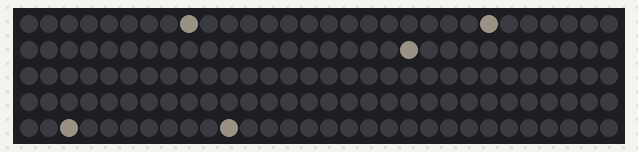
This sketch was run on a simulated Arduino Uno, built with avr-gcc and run on an emulated ATmega328P. Shown: 150 RGB LEDs in strip order, left to right, continuing on the next row. Dim RGB values are drawn brighter than linear; random numbers use the default seed unless the sketch sets one.

Above: at 0.05 s.

The sketch:

christmasLights.ino
```cpp
#include "FastLED.h"

#define NUM_LEDS 150
#define NUM_COLORS 5
#define DATA_PIN 3
CRGB leds[NUM_LEDS];
int colorList[][3] = {{16,0,0}, {0,16,0}, {16,16,0}, {0,16,16}, {0,0,16}};
int* color;
boolean needsManipulated[NUM_LEDS];


void setup() {
    FastLED.addLeds<NEOPIXEL, DATA_PIN>(leds, NUM_LEDS);

}

/*
  flash(speed, loops)
  glow(loops, speed (sin+x))
  runToLight(rate (delay), spacing, loops)
  runtoBlack(rate (delay), spacing, loops)
  sparkle(rate (mod), loops)
  shootingStar(delay)
  twinkle(time (~seconds), prominence (1-10))
  shiftColors(rate (delay), loops, boolean reverse)
  shootingStarSparkleTail(spd (delay)
*/


void loop() {
  mainLoop();
}

void mainLoop(){
  flash(200,2000);

  /*
  glow(1500,.15);
  runToLight(100, random(8,32), random(20, 100));
  randomContinuousSparkle(200, 200);
  runToBlack(random(100,200), random(8,32), random(20,200));
  sparkle(random(10, 20), random(25, 150));
  shiftColors(random(200, 500), random(20, 100), false);
  runToLight(100, random(8,32), random(20,200));
  sparkle(random(5, 10),random(25,200));
  sparkle(random(10,20), random(25, 150));
  twinkle(random(25,50), random(4,6));
  */
}

void demo(){

}

void flash (int spd, int loops){
  int numberOfFlashes;

  for (int i=0; i<loops; i++){
    numberOfFlashes = random(1,10);
    if (i%spd==0) for (int j=0; j<numberOfFlashes; j++) leds[random(0, NUM_LEDS)] = CRGB(24,24,24);
    int color = random(0,3);
    for (int j=0; j<NUM_LEDS; j++){
       if (color<1) dimRGB(j,1,2,4);
       else if (color>=1 && color<2) dimRGB(j,2,4,1);
       else dimRGB(j,4,1,2);
      }

  FastLED.show();
  delay(100);
  }
  for (int i=0; i<16; i++) dimAll(1);


}


void glow(int loops, double spd){
  double x[NUM_LEDS]; //x translation on sin
  for (int i=0; i<NUM_LEDS; i++) x[i] = random(0,6.28);


  for (int i=0; i<loops; i++){

    //mainloop
    for (int j=0; j<NUM_LEDS; j++){
     leds[j]=CRGB(
       colorOf(j)[0] * (sin(x[j])+1) / 2,
       colorOf(j)[1] * (sin(x[j])+1) / 2,
       colorOf(j)[2] * (sin(x[j])+1) / 2);
     x[j]=x[j]+spd;
    }

      FastLED.show();
      delay(100);
    }


}


void randomContinuousSparkle(int loops, int spd){
  int lastLED = -1, flickerLED = 0;

  for (int j=0; j<loops; j++){
    light(flickerLED);
    flickerLED = random(0, NUM_LEDS);
    leds[flickerLED] = CRGB(24,24,24);

    dimAll(1);

    FastLED.show();
    delay(spd);

  }

}

void shootingStarSparkleTail(int spd){
  for (int i=0; i<NUM_LEDS; i++) needsManipulated[i] = false;

  for (int i=0; i<NUM_LEDS; i++) {
    leds[i] = CRGB::White;
    whitenRandom(i-20, i-4);
    FastLED.show();
    dimAll(32);
    delay(spd);
  }
} void whitenRandom(int first, int last){
  if (first>=0) light(random(first, last)); //leds[random(first,last)] = CRGB(128,128,128);
}


void shiftColors(int spd, int loops, boolean reverse){
  //loops -= loops%(NUM_COLORS+1);
  for (int i=0; i<loops; i++){
    if (reverse){
      for (int j=0; j<NUM_COLORS; j++){
        for (int k=0; k<NUM_LEDS; k++) {
          light(k, j);
        }
        FastLED.show();
        delay(spd);
      }
    } else {
        for (int j=NUM_COLORS-1; j>=0; j--){
        for (int k=0; k<NUM_LEDS; k++) {
          light(k, j);
        }
        FastLED.show();
        delay(spd);
        }
    }
  }
}

void twinkleSparkle(int time, int prominence){
  int limit = time*1000;
  normalizeAll(6);
  for (int i=0; i<time*1000; i++){
    for (int j=0; j<random(NUM_LEDS/2); j++)
      dim(random(0,NUM_LEDS-1), random(0, 3*log(prominence+1)));
    for (int j=0; j<random(NUM_LEDS/2); j++) light(random(NUM_LEDS));
    if (i%((300-(29*(prominence))))==0) whiten(random(0, NUM_LEDS-1));
    FastLED.show();

  }
}

void twinkle(int time, int prominence){
  int limit = time*1000;
  for (int i=0; i<time*1000; i++){
    for (int j=0; j<random(NUM_LEDS/2); j++)
      dim(random(0, NUM_LEDS-1), random(0, prominence));
    for (int j=0; j<random(NUM_LEDS/2); j++) light(random(NUM_LEDS));
    FastLED.show();
  }
}


void runToBlack(int rate, int spacing, int loops){
    //setup
  for (int i=0; i<NUM_LEDS; i++) {
      dimAllBefore(96/spacing, i);
      for (int j=i; j>i-NUM_LEDS; j=j-spacing) light(j);
      FastLED.show();
      delay(rate);
  }

  //loop
  for (int h=0; h<loops; h++){
    for (int i=NUM_LEDS-spacing; i<NUM_LEDS; i++){
      dimAll(96/spacing);
      for (int j=i; j>0; j=j-spacing) light(j);
      FastLED.show();
      delay(rate);
    }
  }
  //end run
  for (int i=spacing-1; i<NUM_LEDS; i++) {
      dimAll(96/spacing);
      for (int j=i; j<NUM_LEDS; j=j+spacing) light(j);
      FastLED.show();
      delay(rate);
  }
  for (int i=0; i<spacing; i++) {
    dimAll(96/spacing);
    FastLED.show();
  }

}

void runToLight(int rate, int spacing, int loops){
  //setup
  for (int i=0; i<NUM_LEDS; i++) {
      dimAllBefore(96/spacing, i);
      for (int j=i; j>i-NUM_LEDS; j=j-spacing) light(j);
      FastLED.show();
      delay(rate);
  }

  //loop
  for (int h=0; h<loops; h++){
    for (int i=NUM_LEDS-spacing; i<NUM_LEDS; i++){
      dimAll(96/spacing);
      for (int j=i; j>0; j=j-spacing) light(j);
      FastLED.show();
      delay(rate);
    }
  }

  //end fill
  for (int i=0; i<NUM_LEDS; i++) {
      dimAllAfter(96/spacing, i);
      for (int j=i; j<NUM_LEDS; j=j+spacing) light(j);
      FastLED.show();
      delay(rate);
  }

}


void shootingStar(int spd){
  for (int i=0; i<NUM_LEDS; i++){
    whiten(i);
    for (int j=i; j>=0; j--) fadeTo(4, j);
    FastLED.show();
    delay(spd);
  }
  for (int i=0; i<16; i++){
    for (int j=0; j<NUM_LEDS; j++) fadeTo(4, j);
    FastLED.show();
  }
}

void shootingStarToBlack(int spd){
  for (int i=0; i<NUM_LEDS; i++){
    whiten(i);
    dimAllBefore(16, i);
    FastLED.show();
    delay(spd);
  }
  for (int i=0; i<16; i++) {
    dimAll(16);
    FastLED.show();
    delay(spd);
  }
}

void sparkle(int rate, int loops){
  for (int h=0; h<loops; h++){
    for (int i=0; i<NUM_LEDS; i++) needsManipulated[i] = false;

    int* list = shuffled();
    int i=0, j=0;
    while (i<NUM_LEDS && loops>0){
      if (++j%rate==0){
        whiten(list[i]);
        i++;
        loops--;
      }
      for (int j=0; j<i; j++)
        fadeTo(4, list[j]);
      FastLED.show();
      delay(25);
    }

    for (int i=0; i<16; i++){
      for (int j=0; j<NUM_LEDS; j++) fadeTo(6, j);
      FastLED.show();
      delay(25);
    }
  }
} int* shuffled() {
  static int ret[NUM_LEDS];
  for (int i=0; i<NUM_LEDS; i++) ret[i] = i;
  for (int i=0; i<NUM_LEDS; i++){
    int rand = (int) random(0, NUM_LEDS-1);
    int temp = ret[i];
    ret[i] = ret[rand];
    ret[rand] = temp;
  }
  return ret;
}


///////////////////////////////////////////////////
void whiten(int index){
  leds[index] = CRGB::White;
  needsManipulated[index] == true;
}

void fadeTo(int amount, int index){
   if (!needsManipulated[index]){
     int* target = colorOf(index);
     int difference[] = {leds[index][0] - target[0], leds[index][1] - target[1], leds[index][2] - target[2]};
     for (int i=0; i<3; i++) leds[index][i] -= difference[i]/amount;
     if (difference[0]==0 && difference[1]==0 && difference[2]==0)
      needsManipulated[index]=false;
   }
}

int* colorOf(int index) {
  return colorList[index%5];
}

void dimAll(int amount){
  for (int i=0; i<NUM_LEDS; i++) leds[i]-= CRGB(amount, amount, amount);
}

void dimAllBefore(int amount, int index){
  for (int i=0; i<index; i++) leds[i]-= CRGB(amount, amount, amount);
}

void dimAllAfter(int amount, int index){
  for (int i=index; i<NUM_LEDS; i++) leds[i] -= CRGB(amount, amount, amount);
}


void dimRGB(int index, int mask1, int mask2, int mask3){
  leds[index] -= CRGB(mask1,mask2,mask3);
}

void lightAll(){
   for (int i=0; i<NUM_LEDS; i++) light(i);
}

void light(int index, int offset){
  if (index>=0){
    int* color = colorList[(index+offset)%NUM_COLORS];
    leds[index] = CRGB(color[0], color[1], color[2]);
  }
}
void light(int index){
  if (index>=0){
    int* color = colorList[index%NUM_COLORS];
    leds[index] = CRGB(color[0], color[1], color[2]);
  }
}

void dim(int index, int amount){
 leds[index] -= CRGB(amount, amount, amount);
 needsManipulated[index] = true;
}

void normalizeAll(int amount){
  for (int i=0; i<NUM_LEDS; i++) fadeTo(amount, i);
}
```
